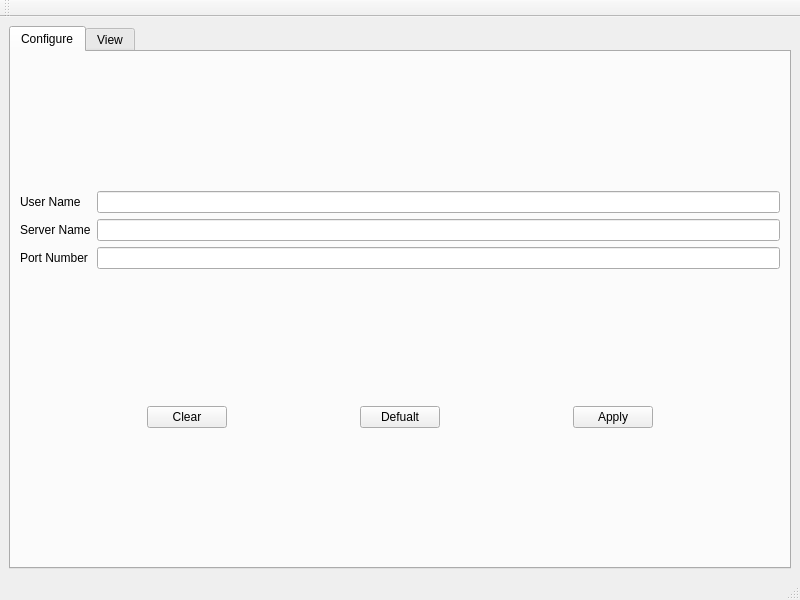
<?xml version="1.0" encoding="UTF-8"?>
<ui version="4.0">
 <class>MainWindow</class>
 <widget class="QMainWindow" name="MainWindow">
  <property name="geometry">
   <rect>
    <x>0</x>
    <y>0</y>
    <width>800</width>
    <height>600</height>
   </rect>
  </property>
  <property name="windowTitle">
   <string>MainWindow</string>
  </property>
  <widget class="QWidget" name="centralwidget">
   <layout class="QVBoxLayout" name="verticalLayout">
    <item>
     <widget class="QTabWidget" name="tabWidget">
      <property name="currentIndex">
       <number>0</number>
      </property>
      <widget class="QWidget" name="Configure">
       <attribute name="title">
        <string>Configure</string>
       </attribute>
       <layout class="QVBoxLayout" name="verticalLayout_2">
        <item>
         <spacer name="verticalSpacer">
          <property name="orientation">
           <enum>Qt::Vertical</enum>
          </property>
          <property name="sizeHint" stdset="0">
           <size>
            <width>20</width>
            <height>115</height>
           </size>
          </property>
         </spacer>
        </item>
        <item>
         <layout class="QFormLayout" name="formLayout">
          <item row="0" column="0">
           <widget class="QLabel" name="label">
            <property name="text">
             <string>User Name</string>
            </property>
           </widget>
          </item>
          <item row="0" column="1">
           <widget class="QLineEdit" name="userEdit"/>
          </item>
          <item row="1" column="1">
           <widget class="QLineEdit" name="serverEdit"/>
          </item>
          <item row="2" column="0">
           <widget class="QLabel" name="label_3">
            <property name="text">
             <string>Port Number</string>
            </property>
           </widget>
          </item>
          <item row="2" column="1">
           <widget class="QLineEdit" name="portEdit"/>
          </item>
          <item row="1" column="0">
           <widget class="QLabel" name="label_2">
            <property name="text">
             <string>Server Name</string>
            </property>
           </widget>
          </item>
         </layout>
        </item>
        <item>
         <spacer name="verticalSpacer_2">
          <property name="orientation">
           <enum>Qt::Vertical</enum>
          </property>
          <property name="sizeHint" stdset="0">
           <size>
            <width>20</width>
            <height>116</height>
           </size>
          </property>
         </spacer>
        </item>
        <item>
         <layout class="QHBoxLayout" name="horizontalLayout">
          <item>
           <spacer name="horizontalSpacer">
            <property name="orientation">
             <enum>Qt::Horizontal</enum>
            </property>
            <property name="sizeHint" stdset="0">
             <size>
              <width>40</width>
              <height>20</height>
             </size>
            </property>
           </spacer>
          </item>
          <item>
           <widget class="QPushButton" name="clearButton">
            <property name="text">
             <string>Clear</string>
            </property>
           </widget>
          </item>
          <item>
           <spacer name="horizontalSpacer_2">
            <property name="orientation">
             <enum>Qt::Horizontal</enum>
            </property>
            <property name="sizeHint" stdset="0">
             <size>
              <width>40</width>
              <height>20</height>
             </size>
            </property>
           </spacer>
          </item>
          <item>
           <widget class="QPushButton" name="defaultButton">
            <property name="text">
             <string>Defualt</string>
            </property>
           </widget>
          </item>
          <item>
           <spacer name="horizontalSpacer_3">
            <property name="orientation">
             <enum>Qt::Horizontal</enum>
            </property>
            <property name="sizeHint" stdset="0">
             <size>
              <width>40</width>
              <height>20</height>
             </size>
            </property>
           </spacer>
          </item>
          <item>
           <widget class="QPushButton" name="applyButton">
            <property name="text">
             <string>Apply</string>
            </property>
           </widget>
          </item>
          <item>
           <spacer name="horizontalSpacer_5">
            <property name="orientation">
             <enum>Qt::Horizontal</enum>
            </property>
            <property name="sizeHint" stdset="0">
             <size>
              <width>40</width>
              <height>20</height>
             </size>
            </property>
           </spacer>
          </item>
         </layout>
        </item>
        <item>
         <spacer name="verticalSpacer_3">
          <property name="orientation">
           <enum>Qt::Vertical</enum>
          </property>
          <property name="sizeHint" stdset="0">
           <size>
            <width>20</width>
            <height>115</height>
           </size>
          </property>
         </spacer>
        </item>
       </layout>
      </widget>
      <widget class="QWidget" name="View">
       <attribute name="title">
        <string>View</string>
       </attribute>
       <layout class="QHBoxLayout" name="horizontalLayout_2">
        <item>
         <widget class="QTextBrowser" name="textBrowser"/>
        </item>
       </layout>
      </widget>
     </widget>
    </item>
   </layout>
  </widget>
  <widget class="QMenuBar" name="menubar">
   <property name="geometry">
    <rect>
     <x>0</x>
     <y>0</y>
     <width>800</width>
     <height>21</height>
    </rect>
   </property>
  </widget>
  <widget class="QStatusBar" name="statusbar"/>
  <widget class="QToolBar" name="mainToolBar">
   <property name="windowTitle">
    <string>toolBar</string>
   </property>
   <attribute name="toolBarArea">
    <enum>TopToolBarArea</enum>
   </attribute>
   <attribute name="toolBarBreak">
    <bool>false</bool>
   </attribute>
  </widget>
 </widget>
 <resources/>
 <connections/>
</ui>
